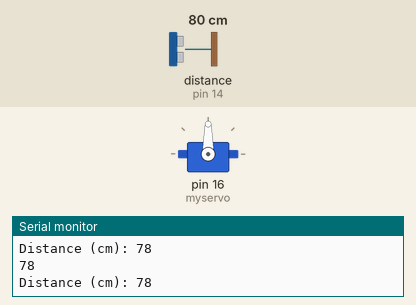
Recording of a sketch running on a simulated Arduino Uno, built with avr-gcc and run on an emulated ATmega328P. Shown: servo, the last lines printed to the serial monitor. Wiring (inferred from the names in the program): ultrasonic range finder: trigger pin 12; echo pin 14. The inputs (shaded band) are chosen by the test bench; at power-on: distance to the obstacle (sensor on pin 14) 80 cm. The echo pulse lasts 58.3 µs per cm.

Above: at 1.2 s.
1.3 s: distance to the obstacle (sensor on pin 14) set to 23 cm
4.3 s: distance to the obstacle (sensor on pin 14) set to 19 cm
At 5.3 s:
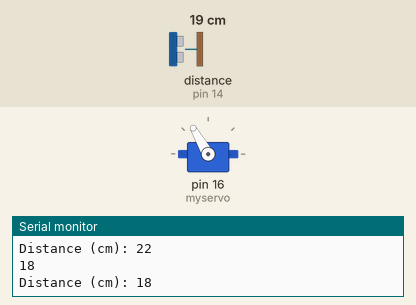
5.8 s: distance to the obstacle (sensor on pin 14) set to 15 cm
At 6.9 s:
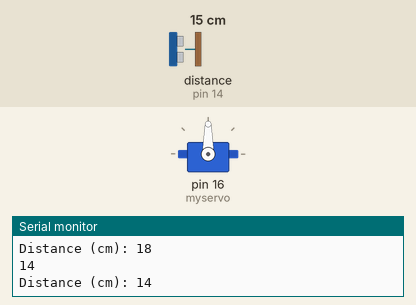
7.8 s: distance to the obstacle (sensor on pin 14) set to 13 cm
9.5 s: distance to the obstacle (sensor on pin 14) set to 10 cm
At 11.3 s:
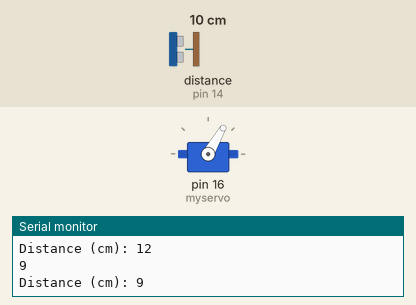
11.8 s: distance to the obstacle (sensor on pin 14) set to 18 cm
At 12.9 s:
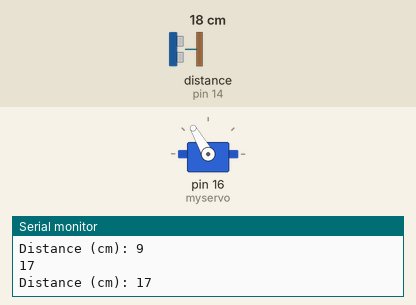
Timing chart, 0 to 14.8 s (numbered marks = the images above; inputs shaded):
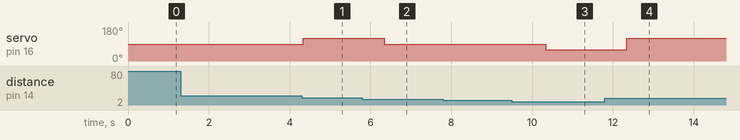

The sketch:

ultrasonic_1.ino
```cpp
#define SOUND_VELOCITY 0.034
#include <Servo.h>
const int trig = 12; //d06
const int echo = 14; //d5

Servo myservo;
int duration = 0;
int distance = 0;
int deg=0;

void setup() {
  pinMode(trig, OUTPUT);
  pinMode(echo, INPUT);
  myservo.attach(16);

  Serial.begin(9600);
}

void loop() {
  digitalWrite(trig, HIGH);

  digitalWrite(trig, LOW);

  duration = pulseIn(echo, HIGH);
  distance = duration * SOUND_VELOCITY/2;
  Serial.println(distance);
 Serial.print("Distance (cm): ");
  Serial.println(distance);
  if (distance <= 5)
  {
    deg=30;
    myservo.write(deg);
    delay(2000);
  }
  else if (distance <= 10)
  {
    deg=60;
    myservo.write(deg);
    delay(2000);
  }
else if (distance <= 15)
 {
  deg=90;
    myservo.write(deg);
    delay(2000);
 }
 else if (distance <= 20)
 {
  deg=120;
    myservo.write(deg);
    delay(2000);
 }

}
```

Measured:
- the behaviour switches between 22 and 21 cm on distance to the obstacle (sensor on pin 14) (found by bisection; images 0 and 1)
- the behaviour switches between 17 and 16 cm on distance to the obstacle (sensor on pin 14) (found by bisection; images 1 and 2)
- the behaviour switches between 12 and 11 cm on distance to the obstacle (sensor on pin 14) (found by bisection; images 2 and 3)
- after the input at 4.3 s, servo on pin 16 (myservo): 90° → 120° at once
- after the input at 5.8 s, servo on pin 16 (myservo): 120° → 90° after 0.54 s
- after the input at 9.5 s, servo on pin 16 (myservo): 90° → 60° after 0.84 s
- after the input at 11.8 s, servo on pin 16 (myservo): 60° → 120° after 0.55 s
